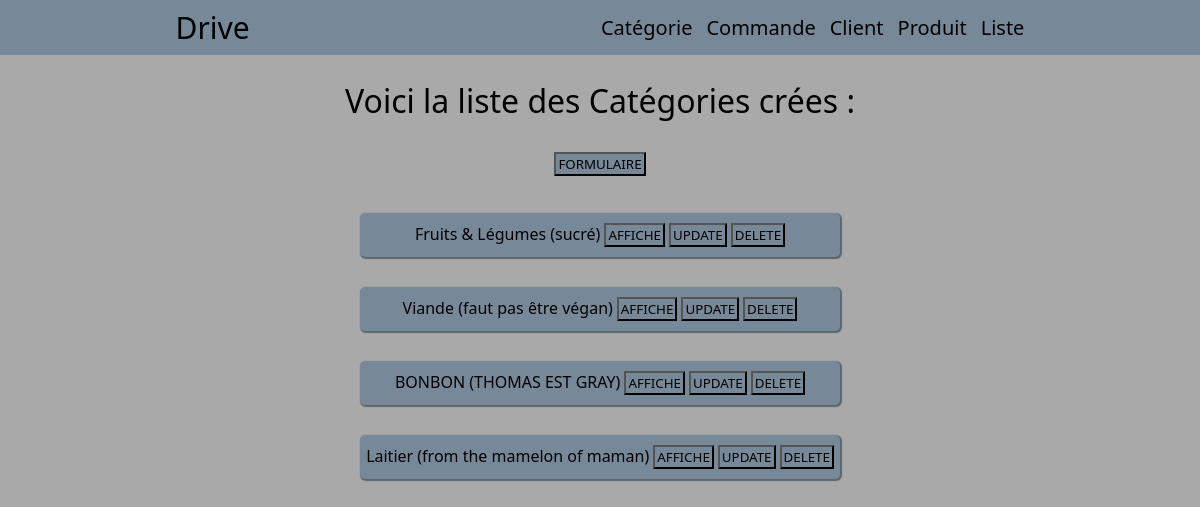
Before: /drive/index-catégorie/ with the older database file.
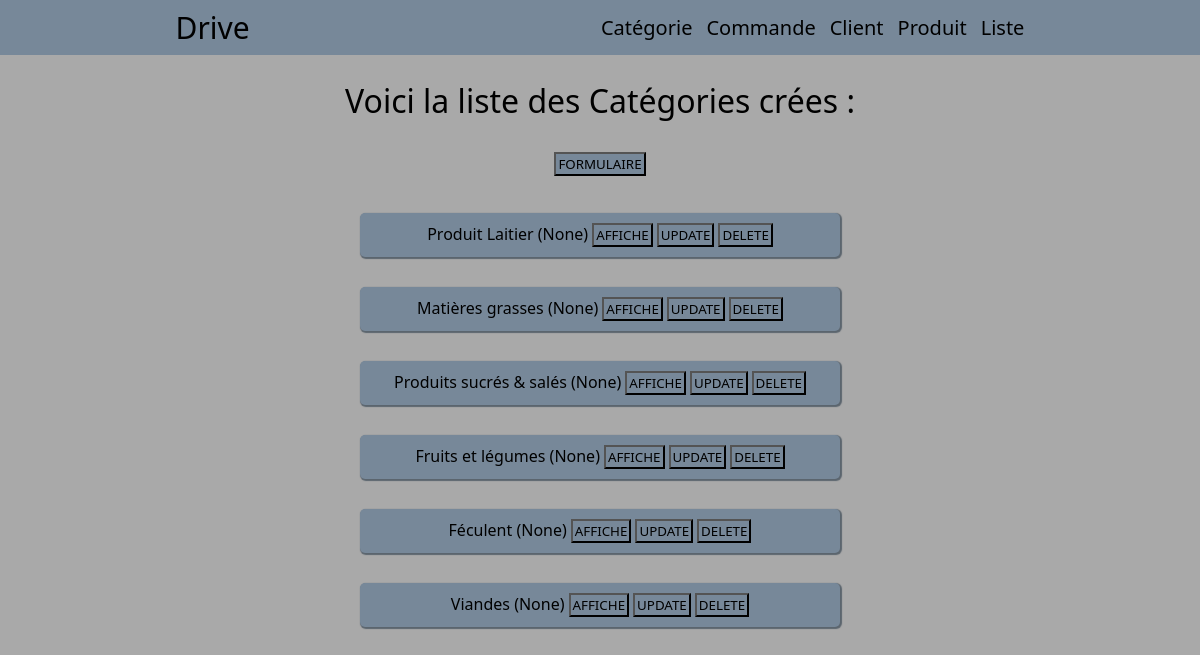
After: the same page with the newer database file.
### drive/models.py (models this page shows, shortened)
class cat_product(models.Model):
    nom = models.CharField(max_length=100)
    descriptif = models.CharField(max_length=100,blank=True, null=True)
    def __str__(self):
        chaine = f"{self.nom} ({self.descriptif})"
        return chaine

### drive/views.py (called while the page is built)
def index_cat(request):
	liste = list(models.cat_product.objects.all())
	return render(request,"categorie/index_cat.html",{"listALL_categorie": liste})

### drive/templates/categorie/index_cat.html (shortened to what this page needs)
{% extends "index.html" %}
{% block content %}
        <h1>Voici la liste des Catégories crées :</h1>
        <button class="decal"><a href="/drive/formulaire-catégorie/">FORMULAIRE</a></button>
        <br>
        {% for l in listALL_categorie %}
        <div class="bloc-info">
            <div class="container">{{ l }}<button><a href="/drive/affiche-catégorie/{{l.id}}/">AFFICHE</a></button><button><a href="/drive/update-catégorie/{{l.id}}/">UPDATE</a></button><button><a href="/drive/delete-catégorie/{{l.id}}/">DELETE</a></button></div>
        </div>
        {% endfor %}
    {% endblock %}

Changed rows visible on the page:
changed cat_product: nom+descriptif "Fruits & Légumes (sucré)" → "Produit Laitier (None)"
changed cat_product: nom+descriptif "Viande (faut pas être végan)" → "Matières grasses (None)"
changed cat_product: nom+descriptif "BONBON (THOMAS EST GRAY)" → "Produits sucrés & salés (None)"
changed cat_product: nom+descriptif "Laitier (from the mamelon of maman)" → "Fruits et légumes (None)"
added cat_product: nom+descriptif "Féculent (None)"
added cat_product: nom+descriptif "Viandes (None)"
